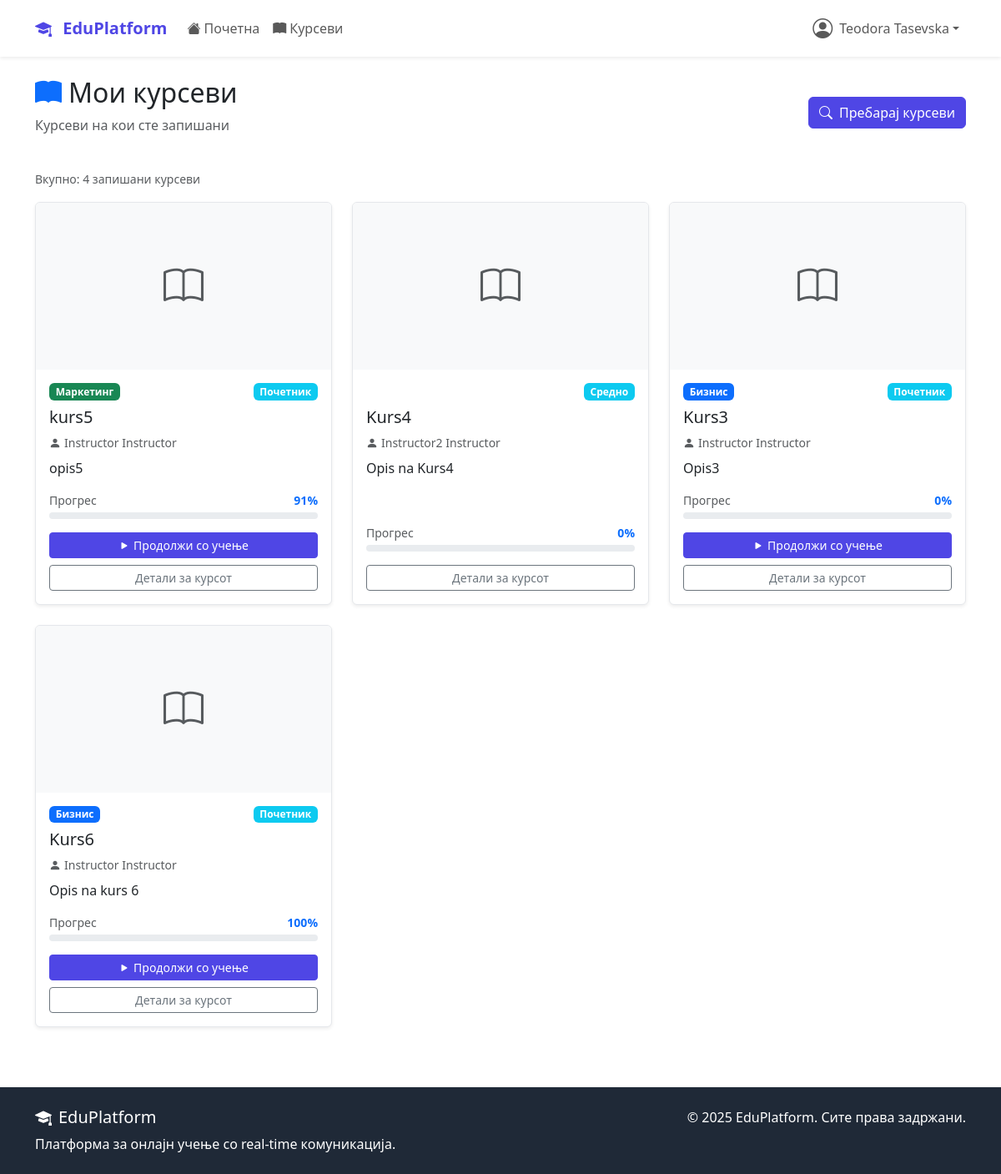
Screenshot of /dashboard/my-courses/ (signed in) with the database file from the repository.
### accounts/models.py (models this page shows, shortened)
class User(AbstractUser):
    USER_TYPE_CHOICES = (
        ('student', 'Студент'),
        ('instructor', 'Инструктор'),
        ('admin', 'Администратор'),
    )
    user_type = models.CharField(
        max_length=20,
        choices=USER_TYPE_CHOICES,
        default='student'
    )
    bio = models.TextField(max_length=500, blank=True)
    profile_picture = models.ImageField(
        upload_to='profile_pics/',
        blank=True,  # Додадено
        null=True    # Додадено
    )
    birth_date = models.DateField(null=True, blank=True)
    phone_number = models.CharField(max_length=15, blank=True)
    created_at = models.DateTimeField(auto_now_add=True)
    updated_at = models.DateTimeField(auto_now=True)

### courses/models.py (models this page shows, shortened)
class Course(models.Model):
    DIFFICULTY_CHOICES = (
        ('beginner', 'Почетник'),
        ('intermediate', 'Средно'),
        ('advanced', 'Напредно'),
    )
    STATUS_CHOICES = (
        ('draft', 'Нацрт'),
        ('published', 'Објавен'),
        ('archived', 'Архивиран'),
    )
    title = models.CharField(max_length=200)
    slug = models.SlugField(unique=True, blank=True, max_length=250)
    description = models.TextField()
    instructor = models.ForeignKey(
        settings.AUTH_USER_MODEL,
        on_delete=models.CASCADE,
        related_name='courses_taught'
    )
    category = models.ForeignKey(Category, on_delete=models.CASCADE)
    thumbnail = models.ImageField(upload_to='course_thumbnails/', blank=True)
    price = models.DecimalField(max_digits=8, decimal_places=2, default=0.00)
    difficulty = models.CharField(max_length=20, choices=DIFFICULTY_CHOICES)
    status = models.CharField(max_length=20, choices=STATUS_CHOICES, default='published')
    duration_hours = models.PositiveIntegerField(help_text="Должина во часови")
    max_students = models.PositiveIntegerField(null=True, blank=True)
    requirements = models.TextField(blank=True, help_text="Предуслови за курсот")
    what_you_learn = models.TextField(help_text="Што ќе научат студентите")
    created_at = models.DateTimeField(auto_now_add=True)
    updated_at = models.DateTimeField(auto_now=True)
    class Meta:
        ordering = ['-created_at']
    def get_absolute_url(self):
        return reverse('courses:detail', kwargs={'slug': self.slug})

class Category(models.Model):
    name = models.CharField(max_length=100, unique=True)
    description = models.TextField(blank=True)
    icon = models.CharField(max_length=50, blank=True, help_text="Bootstrap icon class")
    created_at = models.DateTimeField(auto_now_add=True)
    class Meta:
        verbose_name_plural = "Categories"
        ordering = ['name']

class Enrollment(models.Model):
    student = models.ForeignKey(
        settings.AUTH_USER_MODEL,
        on_delete=models.CASCADE,
        related_name='enrollments'
    )
    course = models.ForeignKey(Course, on_delete=models.CASCADE, related_name='enrollments')
    enrolled_at = models.DateTimeField(auto_now_add=True)
    is_active = models.BooleanField(default=True)
    is_completed = models.BooleanField(default=False)
    completed_at = models.DateTimeField(null=True, blank=True)
    progress_percentage = models.FloatField(default=0.0)
    class Meta:
        unique_together = ['student', 'course']

### dashboard/views.py (the view)
# urls.py: path('my-courses/', views.MyCoursesView.as_view(), name='my_courses'),
class MyCoursesView(LoginRequiredMixin, TemplateView):
    template_name = 'dashboard/my_courses.html'
    def get_context_data(self, **kwargs):
        context = super().get_context_data(**kwargs)
        user = self.request.user
        if user.user_type == 'instructor':
            courses = Course.objects.filter(
                instructor=user
            ).annotate(
                enrolled_count=Count('enrollments', filter=Q(enrollments__is_active=True))
            ).order_by('-created_at')
        else:
            enrollments = Enrollment.objects.filter(
                student=user,
                is_active=True
            ).select_related('course', 'course__instructor', 'course__category')
            courses = []
            for enrollment in enrollments:
                course = enrollment.course
                course.enrollment = enrollment
                completed_lessons = LessonProgress.objects.filter(
                    enrollment=enrollment,
                    is_completed=True
                ).values_list('lesson_id', flat=True)
                next_lesson = course.lessons.exclude(
                    id__in=completed_lessons
                ).order_by('order').first()
                course.next_lesson = next_lesson or course.lessons.first()
                courses.append(course)
        context['courses'] = courses
        return context

### templates/dashboard/my_courses.html (shortened to what this page needs)
{% extends 'base.html' %}
{% block content %}
<div class="container mt-4">
    <div class="d-flex justify-content-between align-items-center mb-4">
        <div>
            {% if user.user_type == 'instructor' %}
                <h2><i class="bi bi-easel-fill me-2 text-primary"></i>Мои курсеви</h2>
                <p class="text-muted">Курсеви што ги предавате</p>
            {% else %}
                <h2><i class="bi bi-book-fill me-2 text-primary"></i>Мои курсеви</h2>
                <p class="text-muted">Курсеви на кои сте запишани</p>
            {% endif %}
        </div>
        {% if user.user_type == 'instructor' %}
            <a href="{% url 'courses:create' %}" class="btn btn-success">
                <i class="bi bi-plus-circle me-2"></i>Создај нов курс
            </a>
        {% else %}
            <a href="{% url 'courses:list' %}" class="btn btn-primary">
                <i class="bi bi-search me-2"></i>Пребарај курсеви
            </a>
        {% endif %}
    </div>
    {% if courses %}
        <div class="mb-3">
            <small class="text-muted">
                Вкупно: {{ courses|length }}
                {% if user.user_type == 'instructor' %}курсеви{% else %}запишани курсеви{% endif %}
            </small>
        </div>
        <div class="row">
            {% for course in courses %}
            <div class="col-lg-4 col-md-6 mb-4">
                <div class="card course-card h-100 shadow-sm">
                    {% if course.thumbnail %}
                        <img src="{{ course.thumbnail.url }}" class="card-img-top"
                             alt="{{ course.title }}" style="height: 200px; object-fit: cover;">
                    {% else %}
                        <div class="card-img-top bg-light d-flex align-items-center justify-content-center"
                             style="height: 200px;">
                            <i class="bi bi-book text-muted" style="font-size: 3rem;"></i>
                        </div>
                    {% endif %}
                    <div class="card-body d-flex flex-column">
                        <div class="d-flex justify-content-between align-items-start mb-2">
                            <span class="badge bg-{{ course.category.name|lower }}">{{ course.category.name }}</span>
                            <span class="badge bg-info">{{ course.get_difficulty_display }}</span>
                        </div>
                        <h5 class="card-title">{{ course.title }}</h5>
                        {% if user.user_type == 'instructor' %}
                            <p class="card-text text-muted small mb-2">
                                <i class="bi bi-cash-stack me-1"></i>
                                {% if course.price > 0 %}
                                    {{ course.price }} ден.
                                {% else %}
                                    Бесплатно
                                {% endif %}
                            </p>
                        {% else %}
                            <p class="card-text text-muted small mb-2">
                                <i class="bi bi-person-fill me-1"></i>{{ course.instructor.get_full_name }}
                            </p>
                        {% endif %}
                        <p class="card-text flex-grow-1">{{ course.description|truncatewords:15 }}</p>
                        <div class="mt-auto">
                            {% if user.user_type == 'instructor' %}
                                <div class="d-flex justify-content-between align-items-center mb-2 small text-muted">
                                    <span><i class="bi bi-people-fill me-1"></i>{{ course.enrolled_count }} студенти</span>
                                    <span><i class="bi bi-clock-fill me-1"></i>{{ course.duration_hours }}ч</span>
                                </div>
                                <div class="d-grid gap-2">
                                    <a href="{% url 'courses:manage' course.slug %}" class="btn btn-primary btn-sm">
                                        <i class="bi bi-gear-fill me-1"></i>Управувај
                                    </a>
                                    <a href="{{ course.get_absolute_url }}" class="btn btn-outline-secondary btn-sm">
                                        Прикажи детали
                                    </a>
                                </div>
                            {% else %}
                                {% with enrollment=course.enrollment %}
                                    <div class="mb-3">
                                        <div class="d-flex justify-content-between align-items-center mb-1">
                                            <small class="text-muted">Прогрес</small>
                                            <small class="fw-bold text-primary">{{ enrollment.progress_percentage|floatformat:0 }}%</small>
                                        </div>
                                        <div class="progress" style="height: 8px;">
                                        </div>
                                    </div>
                                    {% if course.lessons.exists %}
                                        {% with next_lesson=course.next_lesson %}
                                            {% if next_lesson %}
                                                <a href="{% url 'courses:lesson_detail' course.slug next_lesson.id %}"
                                                   class="btn btn-primary btn-sm w-100 mb-2">
                                                    <i class="bi bi-play-fill me-1"></i>Продолжи со учење
                                                </a>
                                            {% else %}
                                                <div class="alert alert-success p-2 mb-2">
                                                    <i class="bi bi-check-circle-fill me-1"></i>
                                                    <small>Курсот е завршен!</small>
                                                </div>
                                            {% endif %}
                                        {% endwith %}
                                    {% endif %}
                                    <a href="{{ course.get_absolute_url }}" class="btn btn-outline-secondary btn-sm w-100">
                                        Детали за курсот
                                    </a>
                                {% endwith %}
                            {% endif %}
                        </div>
                    </div>
                </div>
            </div>
            {% endfor %}
        </div>
    {% endif %}
</div>
{% endblock %}

### templates/base.html (shortened to what this page needs)
<!DOCTYPE html>
<html lang="mk">
<head>
    <link href="https://cdn.jsdelivr.net/npm/bootstrap@5.3.2/dist/css/bootstrap.min.css" rel="stylesheet">
    <link rel="stylesheet" href="https://cdn.jsdelivr.net/npm/bootstrap-icons@1.11.1/font/bootstrap-icons.css">
</head>
<body class="d-flex flex-column min-vh-100">
    <nav class="navbar navbar-expand-lg navbar-light bg-white shadow-sm">
        <div class="container">
            <a class="navbar-brand" href="{% url 'dashboard:home' %}">
                <i class="bi bi-mortarboard-fill me-2"></i>
                EduPlatform
            </a>
            <div class="collapse navbar-collapse" id="navbarNav">
                <ul class="navbar-nav me-auto">
                    <li class="nav-item">
                        <a class="nav-link" href="{% url 'dashboard:home' %}">
                            <i class="bi bi-house-fill me-1"></i>Почетна
                        </a>
                    </li>
                    <li class="nav-item">
                        <a class="nav-link" href="{% url 'courses:list' %}">
                            <i class="bi bi-book-fill me-1"></i>Курсеви
                        </a>
                    </li>
                </ul>
                <ul class="navbar-nav">
                    {% if user.is_authenticated %}
                        <li class="nav-item dropdown">
                            <a class="nav-link dropdown-toggle d-flex align-items-center" href="#"
                               id="navbarDropdown" role="button" data-bs-toggle="dropdown">
                                {% if user.profile_picture %}
                                    <img src="{{ user.profile_picture.url }}" alt="Профил"
                                         class="rounded-circle me-2" width="32" height="32">
                                {% else %}
                                    <i class="bi bi-person-circle me-2 fs-4"></i>
                                {% endif %}
                                {{ user.get_full_name|default:user.username }}
                            </a>
                        </li>
                    {% endif %}
                </ul>
            </div>
        </div>
    </nav>
    <main class="flex-grow-1">
        {% block content %}{% endblock %}
    </main>
    <footer class="footer mt-5 py-4">
        <div class="container">
            <div class="row">
                <div class="col-md-6">
                    <h5><i class="bi bi-mortarboard-fill me-2"></i>EduPlatform</h5>
                    <p class="mb-0">Платформа за онлајн учење со real-time комуникација.</p>
                </div>
                <div class="col-md-6 text-md-end">
                    <p class="mb-0">&copy; 2025 EduPlatform. Сите права задржани.</p>
                </div>
            </div>
        </div>
    </footer>
</body>
</html>

### templates/base.html (style rules this page uses)
:root { --primary-color: #4f46e5; --secondary-color: #6366f1; --success-color: #10b981; --warning-color: #f59e0b; --danger-color: #ef4444; --dark-color: #1f2937; --light-color: #f8fafc; }
.navbar-brand { font-weight: bold; color: var(--primary-color) !important; }
.btn-primary { background-color: var(--primary-color); border-color: var(--primary-color); }
.course-card { transition: transform 0.2s; border: 1px solid #e5e7eb; }
.footer { background-color: var(--dark-color); color: white; margin-top: auto; }

### templates/dashboard/my_courses.html (style rules this page uses)
.course-card { transition: transform 0.2s, box-shadow 0.2s; }
.badge.bg-бизнис { background-color: #0d6efd !important; }
.badge.bg-маркетинг { background-color: #198754 !important; }

### rows the page displays
User: get_full_name "Teodora Tasevska"
Course: category.name "Маркетинг", difficulty "Почетник", title "kurs5", instructor.get_full_name "Instructor Instructor", description "opis5", enrollment.progress_percentage "91", shows "Продолжи со учење"
Course: difficulty "Средно", title "Kurs4", instructor.get_full_name "Instructor2 Instructor", description "Opis na Kurs4", enrollment.progress_percentage "0"
Course: category.name "Бизнис", difficulty "Почетник", title "Kurs3", instructor.get_full_name "Instructor Instructor", description "Opis3", enrollment.progress_percentage "0", shows "Продолжи со учење"
Course: category.name "Бизнис", difficulty "Почетник", title "Kurs6", instructor.get_full_name "Instructor Instructor", description "Opis na kurs 6", enrollment.progress_percentage "100", shows "Продолжи со учење"

### other values shown
{{ courses|length }} "4"
